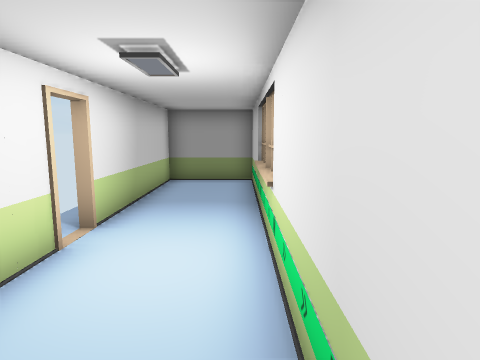
View 1 (above)

12 first-person views from a walk through a 3-D level made in the Unity game engine. The camera is 1.5 m above the floor, tilts 8° down and sees 75° across. The floor is counted in squares, 1 m on a side. Each view is taken from the middle of a square. On the plan, view 1 faces up. The plan holds only what a view shows up to about 15 squares ahead; the rest is blank. The player character is not drawn. Some animated figures are left out. Door leaves are left out, so doorways stand open.

View 2
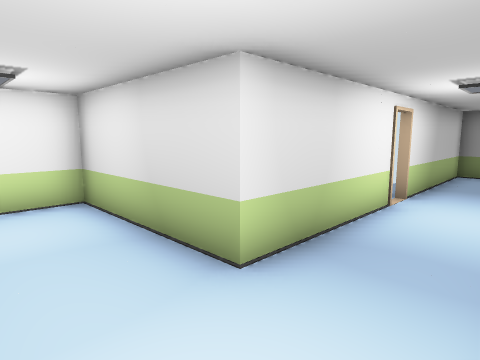

View 3
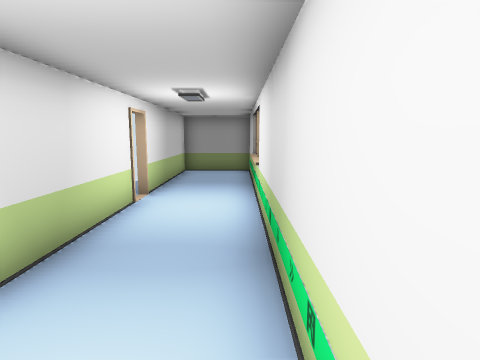

View 4
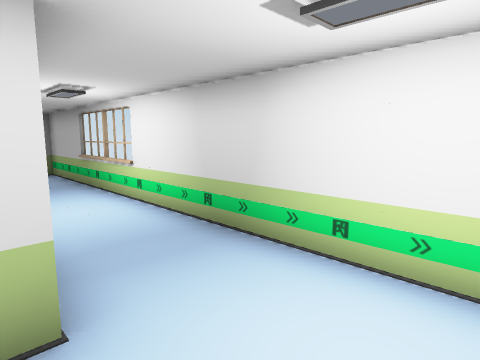

View 5
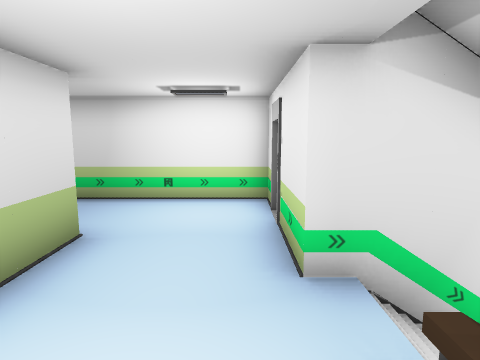

View 6
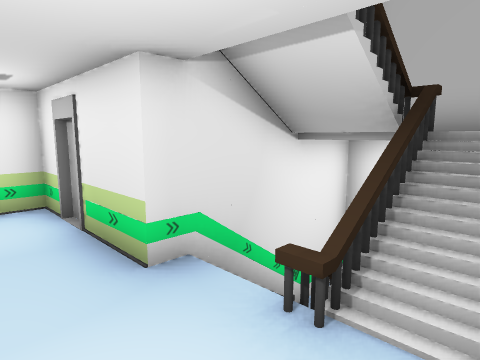

View 7
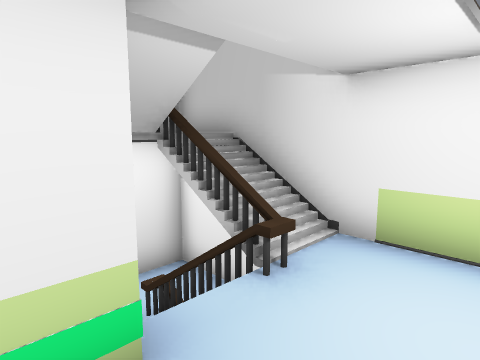

View 8
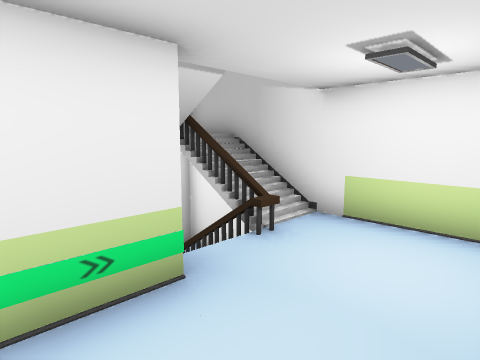

View 9
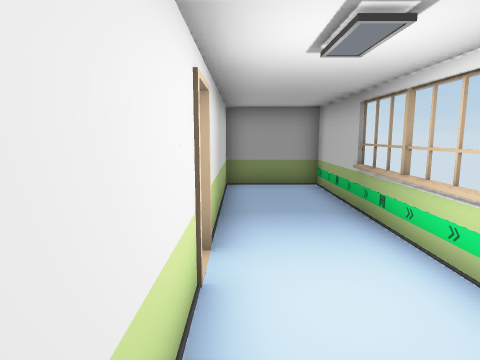

View 10
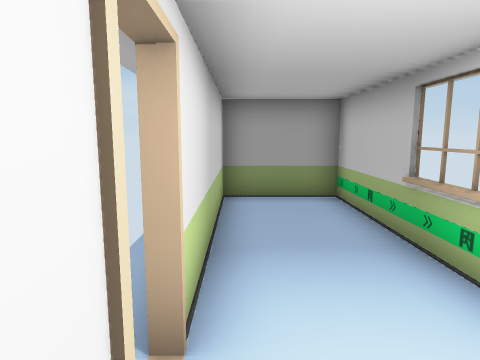

View 11
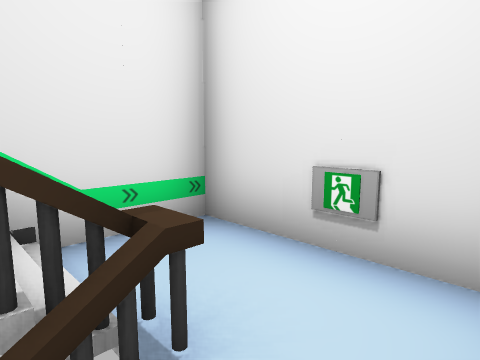

View 12
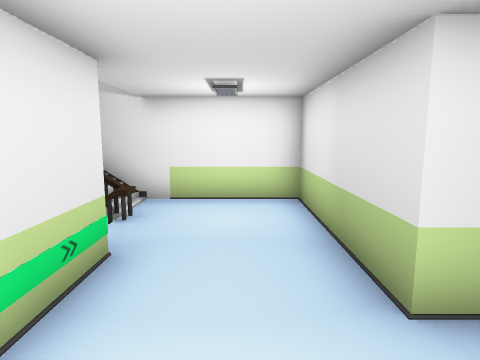

### Floor plan
Key: @ floor where view 1 was taken; # wall or solid block; . main floor; - floor 1.75 m lower than the main floor; / step, stairs or slope; D open door; = window, fence, low wall or low ledge; v drop or lower ground; S sign; O other object.
Columns run from 8 left of view 1 to 1 right of it. Each row starts with its distance up from view 1.
 11      #####
 10      #...#
  9      #...#
  8      #...#
  7      #..=#
  6      #..##
  5      DD.=#
  4      DD.##
  3      #...#
  2      #...#
  1      #...#
  0     ##..@#
 -1 ######...#
 -2 #........#
 -3 #........#
 -4 O...######
 -5  Ov/#
 -6 O/=/O
 -7 O-=-O
 -8 O-S-O
 -9 OOOOO

Positions as (right, up) in squares from view 1, and headings:
1: (0, 0), facing up
2: (0, -3), facing up-left
3: (0, -3), facing up
4: (-3, -3), facing up-right
5: (-7, -3), facing right
6: (-7, -2), facing down-right
7: (-3, -2), facing down-left
8: (-2, -1), facing down-left
9: (-2, 1), facing up
10: (-2, 3), facing up
11: (-7, -6), facing down-right
12: (0, -2), facing left
